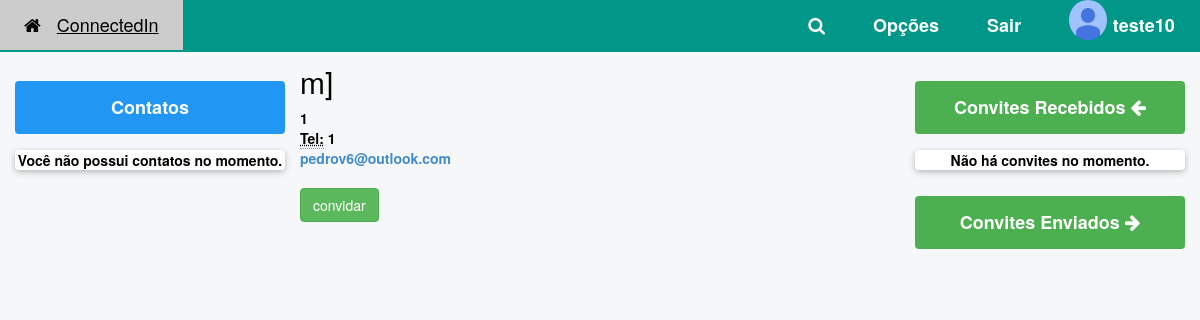
The page /perfil/1/ (signed in) on the database as committed earlier.
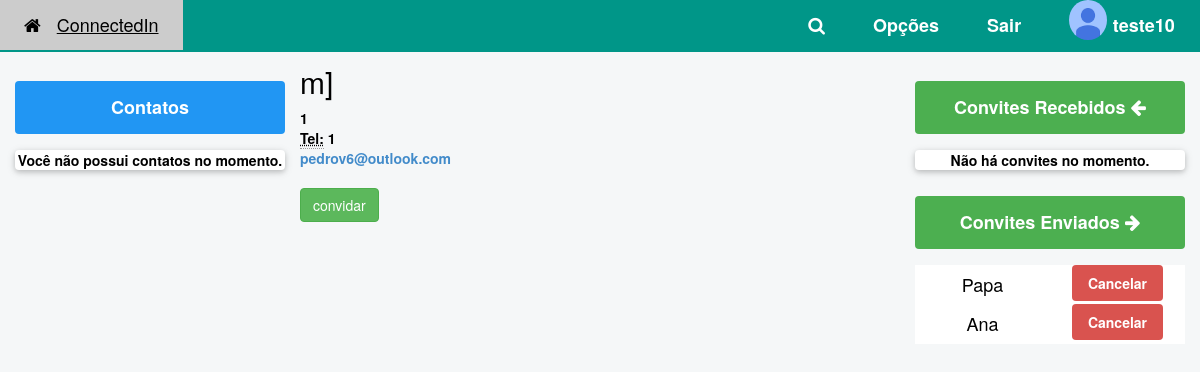
The same page on the database as committed later.
### perfis/models.py (models this page shows, shortened)
class Convite(models.Model):
	solicitante = models.ForeignKey(Perfil, on_delete=models.CASCADE, related_name='convites_feitos')
	convidado = models.ForeignKey(Perfil, on_delete=models.CASCADE , related_name='convites_recebidos')

class Perfil(models.Model):
	telefone = models.CharField(max_length=11, null=False)
	nome_empresa = models.CharField(max_length=60, null=False)
	contatos = models.ManyToManyField('self')
	usuario = models.OneToOneField(User,related_name="perfil",on_delete=models.CASCADE)
	bloqueado = models.BooleanField(default=False)
	ativo = models.BooleanField(default=True)
	@property
	def nome(self):
		return self.usuario.username
	@property
	def email(self):
		return self.usuario.email

### perfis/views.py (the view)
# urls.py: path('perfil/<int:perfil_id>/', views.exibir_perfil, name='exibir'),
@login_required
def exibir_perfil(request, perfil_id):
	perfil = Perfil.objects.get(id=perfil_id)
	perfil_logado = get_perfil_logado(request)
	ja_eh_contato = perfil in perfil_logado.contatos.all()
	return render(request, 'perfil.html',{'perfil' : perfil,
                   'perfil_logado' : get_perfil_logado(request),
                   'ja_eh_contato':ja_eh_contato})

### perfis/views.py (called while the page is built)
@login_required
def get_perfil_logado(request):
	return request.user.perfil

### perfis/templates/perfil.html
{% extends "base.html" %}
{% block body %}
	<div class="row">
		<div class="col-lg-12">
			<h2 style="margin-top:0">{{perfil.nome}}</h2>
			<address>
				<strong>{{perfil.nome_empresa}}</strong><br/>
				<abbr title="Telefone">Tel:</abbr> {{perfil.telefone}}<br/>
				<a href="mailto:{{perfil.email}}">{{perfil.email}}</a>
			</address>
			{% if ja_eh_contato %}
				<div class="well well-sm">Vocês estão conectados!</div>
			{% else %}
				<a href="{% url 'convidar' perfil.id %}" class="btn btn-success" role="button">convidar</a>
			{% endif %}
		</div>
	</div>
{% endblock %}

### perfis/templates/base.html (shortened to what the changed rows need)
{% load static %}
<!DOCTYPE html>
<html lang="pt">
  <head>
    <link href="{% static 'styles/w3/w3.css' %}" rel="stylesheet">
    <link href="{% static 'styles/w3/w3-theme-blue-grey.css' %}" rel="stylesheet">
    <link href="{% static 'styles/bootstrap/bootstrap.css' %}" rel="stylesheet">
    <link href="{% static 'styles/site.css' %}" rel="stylesheet">
    <link href="{% static 'styles/signin.css' %}" rel="stylesheet">
    <link rel="stylesheet" href="https://cdnjs.cloudflare.com/ajax/libs/font-awesome/4.7.0/css/font-awesome.min.css">
  </head>
  <body class="w3-theme-l5">
    <header class="w3-top">
      <div class="w3-bar nav-color w3-left-align w3-large">
        <a href="{% url 'index' %}" class="w3-bar-item w3-button w3-padding-large w3-theme-d4"><i class="fa fa-home w3-margin-right"></i>ConnectedIn</a>
        <div class="w3-dropdown-hover w3-hide-small w3-right" title="User">
          <button class="w3-button w3-padding-large logo-user">
          </button>
        </div>
        <div class="w3-dropdown-hover w3-hide-small w3-right">
          <a href="/logout/" class="item-menu">
          </a>
        </div>
        <div class="w3-dropdown-hover w3-hide-small w3-right">
          <button class="w3-button w3-padding-large" title="Options"><b class="item-menu">Opções</b></button>
        </div>
        <div class="w3-dropdown-hover w3-hide-small w3-right">
          <button class="w3-button w3-padding-large item-menu"><i class="fa fa-search"></i></button>
        </div>
      </div>
    </header>
    <div class="w3-row">
      <section class="w3-col  w3-cell w3-mobile" style="width:50%; margin-top: 25px;">
        {% block body%}
        {% endblock %}
      </section>
      <aside class="w3-col  w3-cell w3-mobile" style="width:25%; margin-top: 25px;">
        <div class="w3-row" style="margin-left: 5%; margin-right: 5%;">
          <div class="w3-white">
            {% for convite in perfil_logado.convites_feitos.all %}
              <div class="w3-row">
                <div class="w3-col w3-cell w3-center" style="width: 50%;">
                  <h4>{{convite.convidado.nome}}</h4>
                </div>
                <div class="w3-col w3-cell w3-center" style="width: 50%;">
                  <a href="{% url 'recusar' convite.id %}" class="w3-button btn-danger w3-round">Cancelar</a>
                </div>
              </div>
            {% endfor %}
          </div>
        </div>
      </aside>
    </div>
  </body>
</html>

Rows that differ between the two databases and show on the page:
added Convite: convidado.nome "Papa"
added Convite: convidado.nome "Ana"
